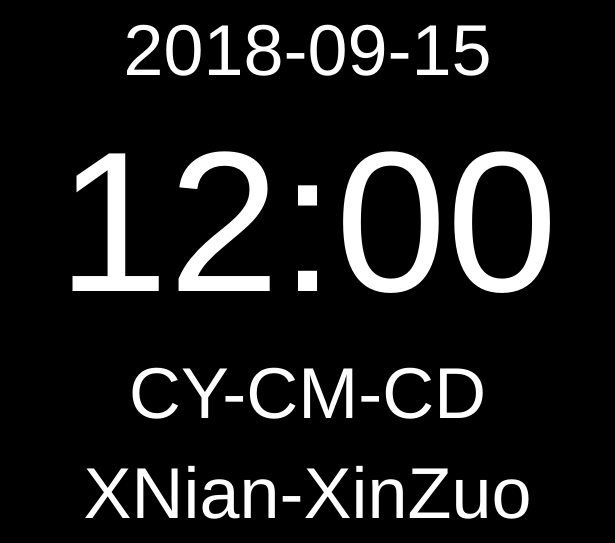
<?xml version="1.0" encoding="UTF-8"?>
<ui version="4.0">
 <class>DateTimeControl</class>
 <widget class="QWidget" name="DateTimeControl">
  <property name="geometry">
   <rect>
    <x>0</x>
    <y>0</y>
    <width>615</width>
    <height>504</height>
   </rect>
  </property>
  <property name="windowTitle">
   <string>Form</string>
  </property>
  <property name="styleSheet">
   <string notr="true">background-color: rgb(0, 0, 0);
color: rgb(255, 255, 255);</string>
  </property>
  <layout class="QGridLayout" name="gridLayout_4">
   <property name="leftMargin">
    <number>0</number>
   </property>
   <property name="topMargin">
    <number>0</number>
   </property>
   <property name="rightMargin">
    <number>0</number>
   </property>
   <property name="bottomMargin">
    <number>0</number>
   </property>
   <property name="spacing">
    <number>0</number>
   </property>
   <item row="4" column="0">
    <widget class="QWidget" name="widgetShengXiaoXinZuo" native="true">
     <layout class="QGridLayout" name="gridLayout_3">
      <item row="0" column="0">
       <widget class="QLabel" name="labelShengXiaoXinZuo">
        <property name="styleSheet">
         <string notr="true">font: 72px;</string>
        </property>
        <property name="text">
         <string>XNian-XinZuo</string>
        </property>
        <property name="alignment">
         <set>Qt::AlignCenter</set>
        </property>
       </widget>
      </item>
     </layout>
    </widget>
   </item>
   <item row="1" column="0">
    <widget class="QWidget" name="widgetData" native="true">
     <layout class="QGridLayout" name="gridLayout_2">
      <item row="0" column="0">
       <widget class="QLabel" name="labelData">
        <property name="styleSheet">
         <string notr="true">font: 72px;</string>
        </property>
        <property name="text">
         <string>2018-09-15</string>
        </property>
        <property name="alignment">
         <set>Qt::AlignCenter</set>
        </property>
       </widget>
      </item>
     </layout>
    </widget>
   </item>
   <item row="3" column="0">
    <widget class="QWidget" name="widgetChineseData" native="true">
     <layout class="QGridLayout" name="gridLayout_5">
      <item row="0" column="0">
       <widget class="QLabel" name="labelChineseData">
        <property name="styleSheet">
         <string notr="true">font: 72px;</string>
        </property>
        <property name="text">
         <string>CY-CM-CD</string>
        </property>
        <property name="alignment">
         <set>Qt::AlignCenter</set>
        </property>
       </widget>
      </item>
     </layout>
    </widget>
   </item>
   <item row="2" column="0">
    <widget class="QWidget" name="widgetTime" native="true">
     <layout class="QGridLayout" name="gridLayout">
      <item row="0" column="0">
       <widget class="QLabel" name="labelTime">
        <property name="styleSheet">
         <string notr="true">font: 200px ;</string>
        </property>
        <property name="text">
         <string>12:00</string>
        </property>
        <property name="alignment">
         <set>Qt::AlignCenter</set>
        </property>
       </widget>
      </item>
     </layout>
    </widget>
   </item>
  </layout>
 </widget>
 <resources/>
 <connections/>
</ui>
